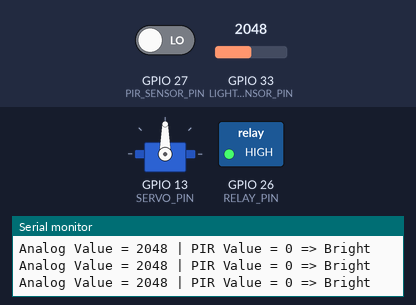
A sketch run on a simulated ESP32. On the bench: servo, switched loads named in the sketch (green lamp = pin HIGH), the last lines printed to the serial monitor. Inputs (shaded band) come from the test bench; at power-on: GPIO 33 (LIGHT_SENSOR_PIN) = 2048, GPIO 27 (PIR_SENSOR_PIN) LOW.

Above: at 1.3 s.
1.4 s: GPIO 33 (LIGHT_SENSOR_PIN) set to 1981
At 2.5 s:
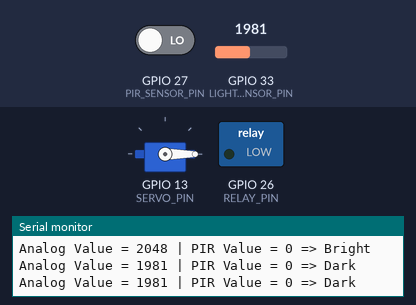
3.0 s: GPIO 27 (PIR_SENSOR_PIN) driven HIGH
At 3.7 s:
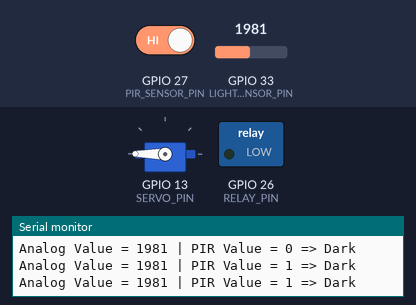
4.5 s: GPIO 33 (LIGHT_SENSOR_PIN) set to 2047
At 4.9 s:
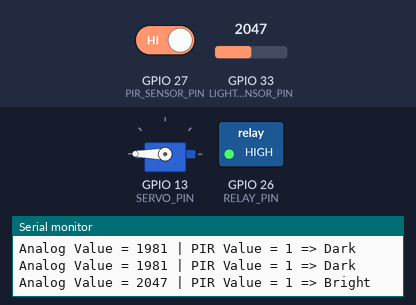
6.0 s: GPIO 33 (LIGHT_SENSOR_PIN) set to 1228
At 7.2 s:
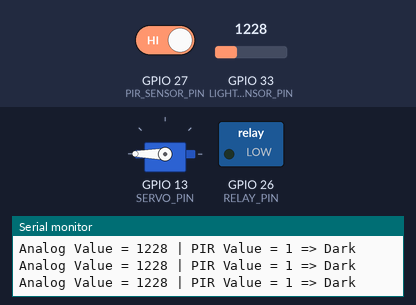
7.5 s: GPIO 33 (LIGHT_SENSOR_PIN) set to 2085
At 8.5 s:
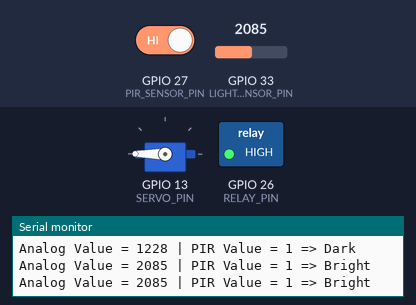
Timing chart, 0 to 10.0 s (numbered marks = the images above; inputs shaded):
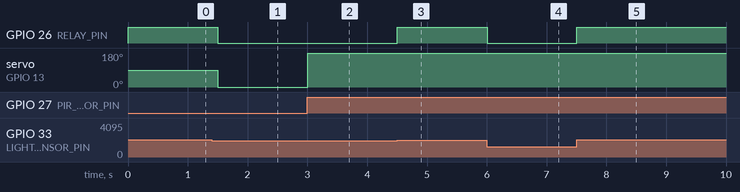

Measured:
- the behaviour switches between 2046 and 2045 on GPIO 33 (LIGHT_SENSOR_PIN) (found by bisection; images 0 and 1)
- after the input at 1.4 s, GPIO 26 (RELAY_PIN): HIGH → LOW after 0.10 s; servo on GPIO 13 (SERVO_PIN): 90° → 0° after 0.10 s
- after the input at 3.0 s, servo on GPIO 13 (SERVO_PIN): 0° → 180° at once
- after the input at 4.5 s, GPIO 26 (RELAY_PIN): LOW → HIGH at once
- after the input at 6.0 s, GPIO 26 (RELAY_PIN): HIGH → LOW at once
- after the input at 7.5 s, GPIO 26 (RELAY_PIN): LOW → HIGH at once

The sketch:

light.ino
```cpp
//ESP32 code for light
// created by Amit Kumar Singh

#include <ESP32Servo.h>

#define LIGHT_SENSOR_PIN 33
#define SERVO_PIN 13
#define PIR_SENSOR_PIN 27
#define RELAY_PIN 26

Servo myServo;

void setup() {
  Serial.begin(115200);

  pinMode(PIR_SENSOR_PIN, INPUT);
  pinMode(RELAY_PIN, OUTPUT);

  myServo.attach(SERVO_PIN);
  digitalWrite(RELAY_PIN, LOW); // Ensure relay is initially off
}

void loop() {
  int analogValue = analogRead(LIGHT_SENSOR_PIN);
  int pirValue = digitalRead(PIR_SENSOR_PIN);

  Serial.print("Analog Value = ");
  Serial.print(analogValue);
  Serial.print(" | PIR Value = ");
  Serial.print(pirValue);

  if (analogValue > 2045) {
    Serial.println(" => Bright");
    digitalWrite(RELAY_PIN, HIGH); // Turn relay off
  } else {
    Serial.println(" => Dark");
    digitalWrite(RELAY_PIN, LOW); // Turn relay on

    if (pirValue == HIGH) {
      myServo.write(180); // Move servo to 180 degrees
    } else {
      myServo.write(0); // Move servo to 0 degrees
    }
  }

  delay(500);
}
```
